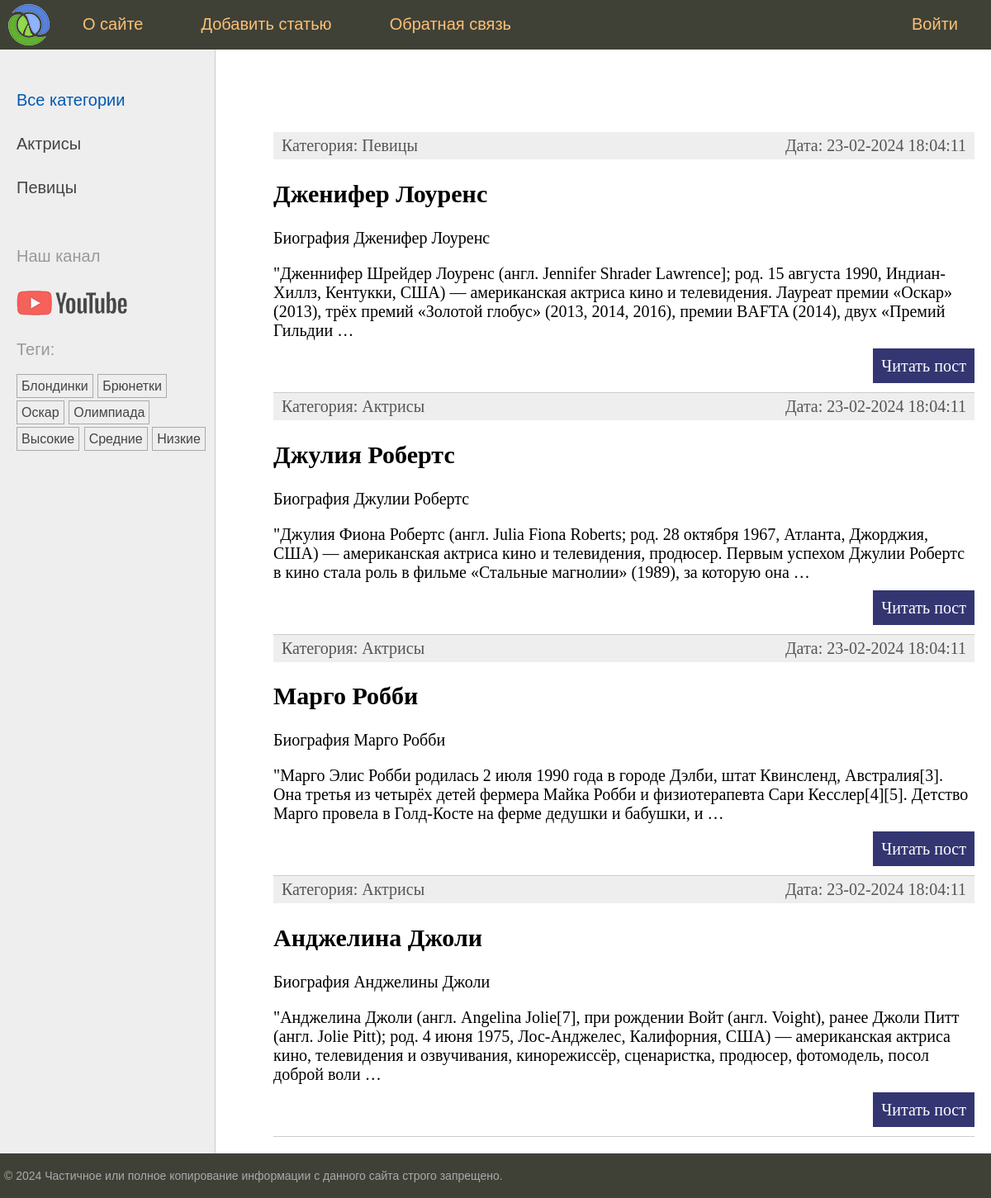
The app's page /, older data.
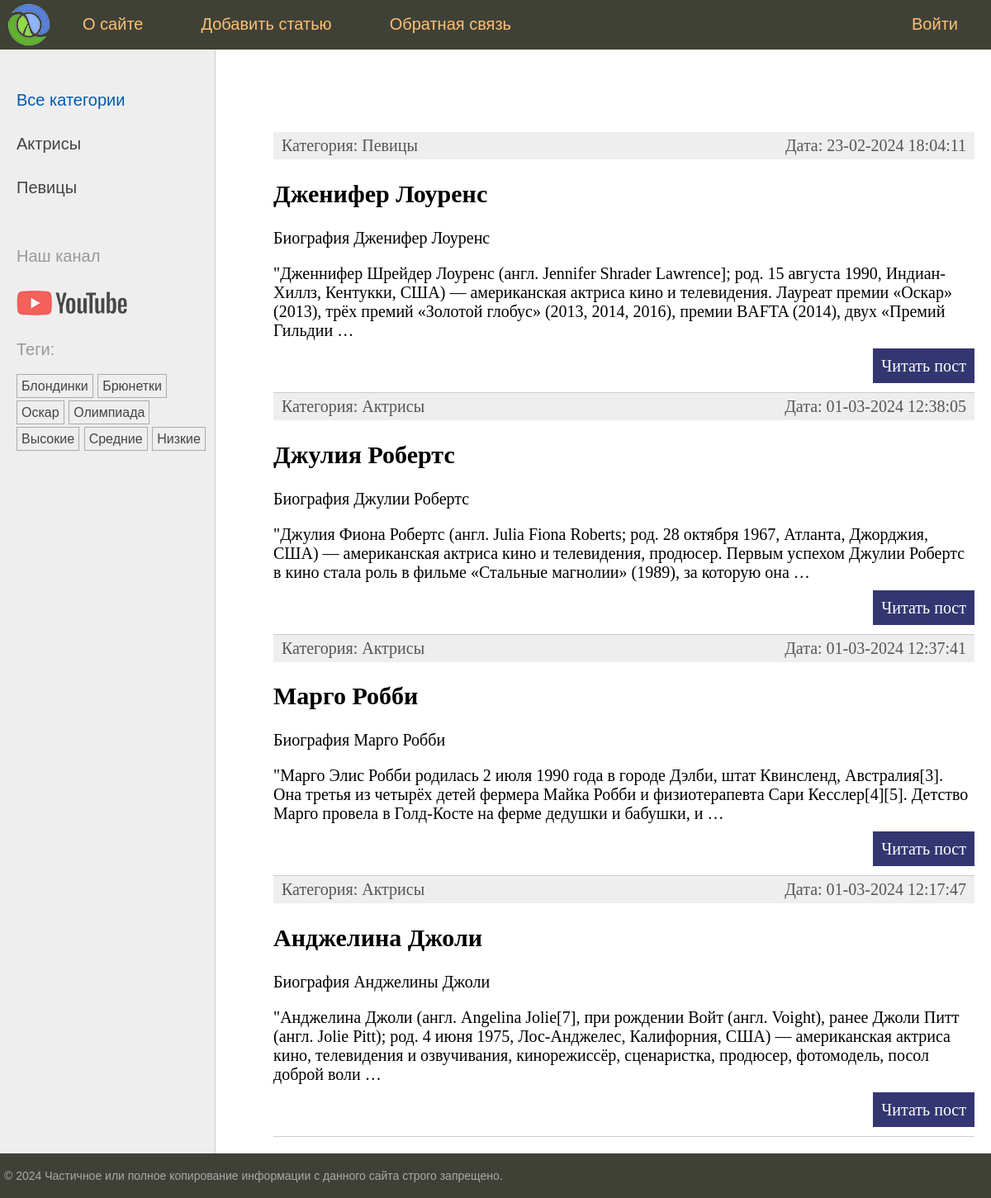
The same page, newer data.
### women/models.py (models this page shows, shortened)
class Women(models.Model):  # наш класс-модель с полями для таблицы
    class Status(models.IntegerChoices):  # класс для именовывания опубликованных/не опубликованных статей в виджете
        DRAFT = 0, 'Черновик'  # название-статус в виджете в виде кортежа с int
        PUBLISHED = 1, 'Опубликовано'
    title = models.CharField(max_length=255)  # Заголовок с максимальным кол-во символов
    slug = models.SlugField(max_length=255, unique=True, db_index=True)  # поле для связки с slug в urls
    content = models.TextField(blank=True)  # Поле для текста(статьи) с доступно пустым
    time_create = models.DateTimeField(auto_now_add=True)  # Поле с авто заполнением времени в момент доб new записи
    time_update = models.DateTimeField(auto_now=True)  # Поле меняющееся при каждом изменении
    is_published = models.BooleanField(choices=Status.choices, default=Status.DRAFT)  # Поле публикации + choices
    cat = models.ForeignKey('Category', on_delete=models.PROTECT, related_name='posts')  # параметр для связки
    tags = models.ManyToManyField('TagPost', blank=True, related_name='tags')  # параметр для связи many-to-many
    husband = models.OneToOneField('Husband', on_delete=models.SET_NULL, null=True, blank=True, related_name='wuman')
    objects = models.Manager()  # пользовательский менеджер по умолчанию (работает, если published не активен)
    published = PublishedManager()  # пользовательский менеджер публикаций(да/нет)
    class Meta:  # спец класс для сортировки полей модели Women с методом ordering и indexes + порядок сортировки
        ordering = ['-time_create']  # порядок сортировки
        indexes = [  # список индексированных полей для ускорения сортировки
            models.Index(fields=['-time_create'])  # class Meta - для управления сортировкой на уровне класса
        ]
    def get_absolute_url(self):  # метод, формирующий url для каждой конкретной записи
        return reverse('post', kwargs={'post_slug': self.slug})  # ф-я reverse возвращает полноценный url адрес

class Category(models.Model):  # Модель Category в виде класса для связи many-to-one (нашей первичной модели category)
    name = models.CharField(max_length=100, db_index=True)  # имя категории + индексированное поле
    slug = models.SlugField(max_length=255, unique=True, db_index=True)  # поле для обращения по slug + index
    def get_absolute_url(self):  # метод для формирования URl адреса (см шаблон в list_categories.html)
        return reverse('category', kwargs={'cat_slug': self.slug})  # возвращает с помощью reverse маршрут по

### women/views.py (the view)
# urls.py: path('', views.index, name='home'),  # http://127.0.0.1:8000 - маршрут отвечает за главную страницу
def index(request):  # request - ссылка на запрос HttpRequest
    posts = Women.published.all()  # posts - реализация обращения к БД + filter для published (все публикации)
    data = {  # словарь с данными из шаблона index.html работает с помощью render (для примера)
        'title': 'Главная страница',
        'menu': menu,
        'posts': posts,  # непосредственно читает данные из БД
        'cat_selected': 0,  # cat_selected из list_categories == 0, так как выделяются все рубрики для выделения
    }
    return render(request, 'women/index.html', context=data)  # аналог кода выше, но с render

### women/models.py (called while the page is built)
    def get_queryset(self):  # возвращает опубликованные посты(спец метод базового класса)
        return super().get_queryset().filter(is_published=Women.Status.PUBLISHED)  # возвращает опубликованные статьи

    def get_absolute_url(self):  # метод возвращает url для конкретного тега
        return reverse('tag', kwargs={'tag_slug': self.slug})  # slug берется из бд и формируется маршрут

### women/templatetags/women_tags.py (called while the page is built)
@register.inclusion_tag('women/list_categories.html')  # inclusion тэг формирует шаблон и возвр-т фрагмент HTML-страницы
def show_categories(cat_selected=0):  # ф-я возвращает обработанную HTML-страницу
    cats = Category.objects.all()  # вывод категорий и передача переменной cats
    return {'cats': cats, 'cat_selected': cat_selected}  # возвращает список cats_db по переменной cats

@register.inclusion_tag('women/list_tags.html')  # шаблонный тег для отображения тегов в левом сайдбаре
def show_all_tags():
    return {'tags': TagPost.objects.all()}  # возвращает все теги из модели TagPost

### women/templates/women/index.html (shortened to what this page needs)
{% extends 'base.html' %}
{% block content %}
<ul class="list-articles">
	{% for p in posts %} <! примеры for и if>
			<li><div class="article-panel"> <! Оформление с помощью div >
	<p class="first">Категория: {{p.cat.name}}</p> <! Обращение к p.cat и отобразить название категории через models.py>
	<p class="last">Дата: {{p.time_update|date:"d-m-Y H:i:s"}}</p> <! Отображение даты и времени>
	</div>
				<h2>{{p.title}}</h2>
    {% autoescape off %} <! Тэг управляющий за автоматическое экранирование внутри блока>
	{{p.content|linebreaks|truncatewords:40}} <! linebreaks - фильтр переноса на след строку и ограничитель символов>
    {% endautoescape %}
			<p class="link-read-post"><a href="{{ p.get_absolute_url }}">Читать пост</a></p> <! Реализация ссылки post>
			</li> <! класс + ссылка на post(кнопка читать статью) + ссылка на метод get_absolut_url
	{% endfor %}
</ul>
{% endblock %}

Row changes from the older to the newer data that the page shows:
changed Women "Джулия Робертс": time_update "23-02-2024 18:04:11" → "01-03-2024 12:38:05"
changed Women "Марго Робби": time_update "23-02-2024 18:04:11" → "01-03-2024 12:37:41"
changed Women "Анджелина Джоли": time_update "23-02-2024 18:04:11" → "01-03-2024 12:17:47"
